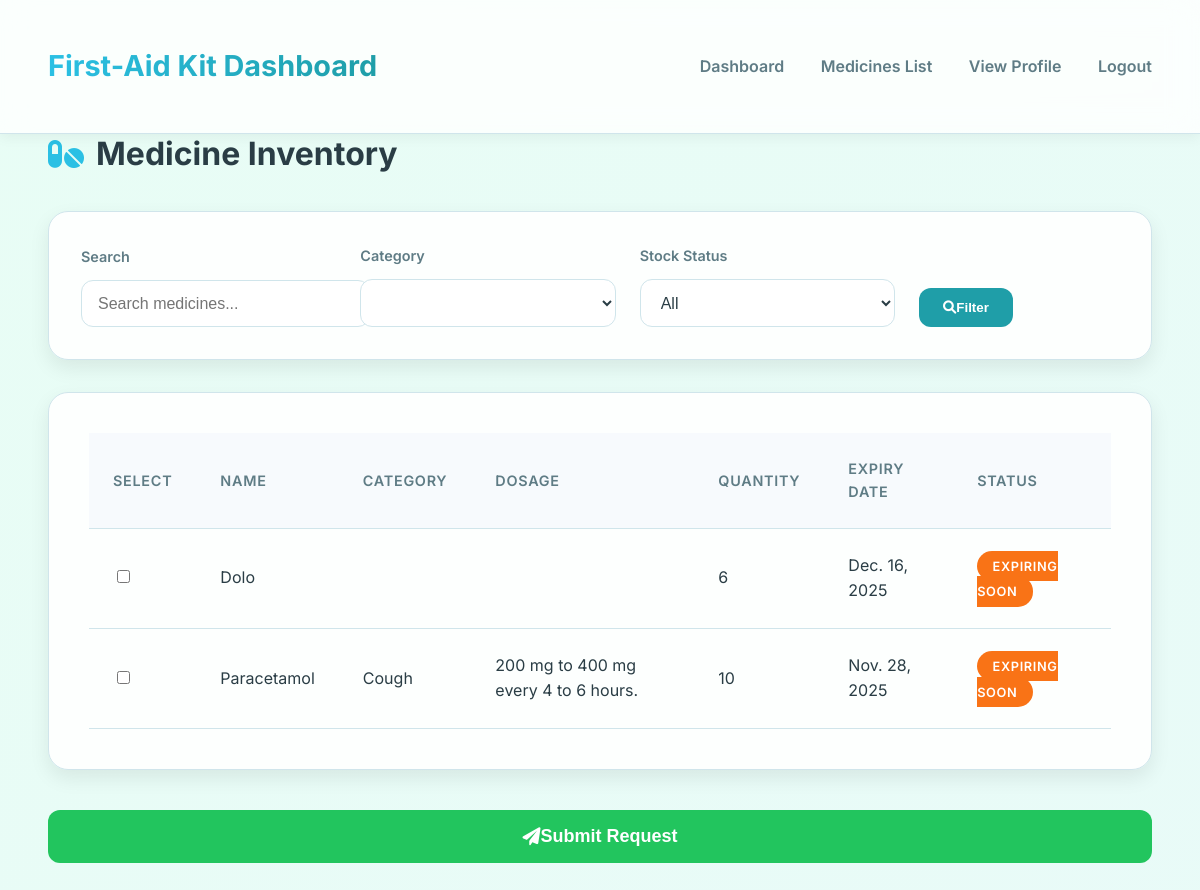
The app's page /dashboard/medicines/ (signed in) with its own data.
### Dashboard/models.py (models this page shows, shortened)
class Medicine(models.Model):
    name = models.CharField(max_length=100)
    barcode = models.CharField(max_length=50, unique=True)
    description = models.TextField(blank=True)
    category = models.CharField(max_length=50, default='General')
    dosage = models.CharField(max_length=50, blank=True)
    quantity = models.IntegerField(default=0)
    expiry_date = models.DateField()
    manufacturer = models.CharField(max_length=100, blank=True)
    created_at = models.DateTimeField(auto_now_add=True)
    @property
    def is_expired(self):
        return self.expiry_date < datetime.date.today()
    @property
    def days_until_expiry(self):
        return (self.expiry_date - datetime.date.today()).days

### Dashboard/views.py (the view)
# urls.py: path('medicines/', views.medicines_list, name='medicines_list'),
@login_required
def medicines_list(request):
    medicines = Medicine.objects.all().order_by('name')
    search_query = request.GET.get('search', '')
    category_filter = request.GET.get('category', '')
    stock_filter = request.GET.get('stock', '')
    if search_query:
        medicines = medicines.filter(
            Q(name__icontains=search_query) |
            Q(barcode__icontains=search_query)
        )
    if category_filter:
        medicines = medicines.filter(category=category_filter)
    if stock_filter == 'low':
        medicines = medicines.filter(quantity__lte=5)
    elif stock_filter == 'expired':
        medicines = medicines.filter(expiry_date__lt=timezone.now().date())
    categories = Medicine.objects.values_list('category', flat=True).distinct()
    paginator = Paginator(medicines, 12)
    page_number = request.GET.get('page')
    page_obj = paginator.get_page(page_number)
    context = {
        'page_obj': page_obj,
        'search_query': search_query,
        'category_filter': category_filter,
        'stock_filter': stock_filter,
        'categories': categories,
    }
    return render(request, 'medicines_list.html', context)

### Dashboard/templates/medicines_list.html (shortened to what this page needs)
<!DOCTYPE html>
{% load static %}
<html lang="en">
<head>
    <link rel="stylesheet" href="https://cdnjs.cloudflare.com/ajax/libs/font-awesome/6.0.0-beta3/css/all.min.css">
</head>
<body>
    <header>
        <h1>First-Aid Kit Dashboard</h1>
        <nav>
            <a href="{% url 'dashboard' %}">Dashboard</a>
            <a href="{% url 'medicines_list' %}">Medicines List</a>
            <a href="{% url 'profile_view' %}">View Profile</a>
            <a href="{% url 'logout' %}">Logout</a>
        </nav>
    </header>
    <main>
        <div class="container">
            <div class="flex-container">
                <h2><i class="fas fa-pills me-2"></i>Medicine Inventory</h2>
            </div>
            <div class="form-section">
                <form method="GET" class="form-row">
                    <div class="form-field">
                        <label class="form-label">Search</label>
                        <input type="text" class="form-control" name="search" value="{{ search_query }}" placeholder="Search medicines...">
                    </div>
                    <div class="form-field">
                        <label class="form-label">Category</label>
                        <select class="form-select" name="category">
                            {% for category in categories %}
                            <option value="{{ category }}" {% if category == category_filter %}selected{% endif %}>
                                {{ category }}</option>
                            {% endfor %}
                        </select>
                    </div>
                    <div class="form-field">
                        <label class="form-label">Stock Status</label>
                        <select class="form-select" name="stock">
                            <option value="">All</option>
                        </select>
                    </div>
                    <div class="form-field" style="flex: 0 0 auto;">
                        <button type="submit" class="btn btn-primary-custom btn-custom">
                            <i class="fas fa-search"></i> Filter
                        </button>
                    </div>
                </form>
            </div>
            <form id="medicineRequestForm" method="post" action="{% url 'request_medicines' %}">
                <div class="card">
                    <table class="medicine-table">
                        <thead>
                            <tr>
                                <th>Select</th>
                                <th>Name</th>
                                <th>Category</th>
                                <th>Dosage</th>
                                <th>Quantity</th>
                                <th>Expiry Date</th>
                                <th>Status</th>
                            </tr>
                        </thead>
                        <tbody>
                            {% for medicine in page_obj %}
                            <tr>
                                <td data-label="Select">
                                    {% if medicine.quantity > 0 and not medicine.is_expired %}
                                    <input type="checkbox" name="medicines" value="{{ medicine.id }}">
                                    {% else %}
                                    <input type="checkbox" disabled>
                                    {% endif %}
                                </td>
                                <td data-label="Name">{{ medicine.name }}</td>
                                <td data-label="Category">{{ medicine.category }}</td>
                                <td data-label="Dosage">{{ medicine.dosage }}</td>
                                <td data-label="Quantity">{{ medicine.quantity }}</td>
                                <td data-label="Expiry Date"
                                    class="{% if medicine.is_expired %}text-danger{% elif medicine.days_until_expiry <= 30 %}text-warning{% endif %}">
                                    {{ medicine.expiry_date }}
                                </td>
                                <td data-label="Status">
                                    {% if medicine.is_expired %}
                                    <span class="badge badge-danger">Expired</span>
                                    {% elif medicine.quantity == 0 %}
                                    <span class="badge badge-out-of-stock">Out of Stock</span>
                                    {% elif medicine.days_until_expiry <= 30 and medicine.days_until_expiry >= 0 %}
                                    <span class="badge badge-warning">Expiring Soon</span>
                                    {% else %}
                                    <span class="badge badge-good">Good</span>
                                    {% endif %}
                                </td>
                            </tr>
                            {% endfor %}
                        </tbody>
                    </table>
                </div>
                <button type="button" id="confirmRequestBtn" class="btn btn-success-custom btn-custom btn-lg btn-submit">
                    <i class="fas fa-paper-plane me-2"></i> Submit Request
                </button>
            </form>
        </div>
    </main>
</body>
</html>

### Dashboard/templates/medicines_list.html (style rules this page uses)
:root { --bg-color: linear-gradient(135deg, #e8fdf5, #eaf4ff); --primary-text: #2a3d45; --secondary-text: #5f7c85; --card-bg: rgba(255, 255, 255, 0.9); --border-color: #d0e5eb; --accent-main: #1f9ea8; --accent-secondary: #2bc0e4; --warning-color: #f97316; --danger-color: #ef4444; --success-color: #22c55e; --shadow-light: 0 4px 12px rgba(0, 0, 0, 0.05); --shadow-medium: 0 8px 20px rgba(0, 0, 0, 0.08); --shadow-strong: 0 15px 40px rgba(0, 0, 0, 0.12); }
body { font-family: 'Inter', sans-serif; background: var(--bg-color); background-size: 400% 400%; animation: gradientShift 18s ease infinite; margin: 0; padding: 0; color: var(--primary-text); line-height: 1.6; min-height: 100vh; }
header { position: fixed; top: 0; left: 0; right: 0; background: rgba(255, 255, 255, 0.8); backdrop-filter: blur(15px); padding: 1.5rem 3rem; display: flex; justify-content: space-between; align-items: center; box-shadow: var(--shadow-light); border-bottom: 1px solid var(--border-color); z-index: 1000; }
header h1 { font-size: 1.8rem; font-weight: 700; background: linear-gradient(90deg, var(--accent-secondary), var(--accent-main)); -webkit-background-clip: text; -webkit-text-fill-color: transparent; }
header nav a { color: var(--secondary-text); text-decoration: none; margin-left: 2rem; font-weight: 600; transition: color 0.3s ease; position: relative; }
header nav a::after { content: ""; position: absolute; left: 0; bottom: -4px; width: 0; height: 3px; background: var(--accent-main); border-radius: 2px; transition: width 0.3s ease-in-out; }
main { padding: 8rem 3rem 3rem 3rem; }
.container { max-width: 1400px; margin: 0 auto; }
.card { background: var(--card-bg); border-radius: 20px; box-shadow: var(--shadow-medium); border: 1px solid var(--border-color); padding: 2.5rem; margin-bottom: 2.5rem; transition: transform 0.3s ease-in-out, box-shadow 0.3s ease-in-out; }
.flex-container { display: flex; justify-content: space-between; align-items: center; margin-bottom: 2rem; flex-wrap: wrap; }
.flex-container h2 { font-size: 2rem; color: var(--primary-text); font-weight: 700; margin: 0; display: flex; align-items: center; }
.flex-container h2 i { color: var(--accent-secondary); margin-right: 0.75rem; }
.form-section { background-color: transparent; border: none; box-shadow: none; padding: 0; margin-bottom: 2rem; }
.form-row { display: flex; align-items: flex-end; gap: 1.5rem; flex-wrap: wrap; background-color: var(--card-bg); padding: 2rem; border-radius: 20px; box-shadow: var(--shadow-medium); border: 1px solid var(--border-color); }
.form-field { flex: 1; min-width: 200px; }
.form-field label { display: block; font-size: 0.9rem; font-weight: 600; color: var(--secondary-text); margin-bottom: 0.75rem; }
.form-control, .form-select { width: 100%; padding: 0.85rem 1rem; border: 1px solid var(--border-color); border-radius: 12px; font-size: 1rem; color: var(--primary-text); background-color: white; transition: border-color 0.3s ease, box-shadow 0.3s ease; }
.btn-custom { padding: 12px 24px; border: none; border-radius: 12px; font-weight: 600; text-decoration: none; transition: background-color 0.3s ease, transform 0.2s ease, box-shadow 0.3s ease; display: inline-flex; align-items: center; justify-content: center; }
.btn-primary-custom { background-color: var(--accent-main); color: white; }
.btn-success-custom { background-color: var(--success-color); color: white; }
.btn-lg { padding: 1rem 2rem; font-size: 1.125rem; }
.btn-submit { width: 100%; text-align: center; }
.medicine-table { width: 100%; border-collapse: collapse; }
.medicine-table th, .medicine-table td { text-align: left; padding: 1.5rem; border-bottom: 1px solid var(--border-color); }
.medicine-table th { background-color: #f7fafd; font-weight: 600; color: var(--secondary-text); font-size: 0.9rem; text-transform: uppercase; letter-spacing: 0.05em; }
.badge { padding: 0.6em 1.2em; font-size: 0.8rem; font-weight: 600; border-radius: 50px; color: white; text-transform: uppercase; letter-spacing: 0.05em; }
.badge-warning { background-color: var(--warning-color); }

### records on screen
Medicine: name "Dolo", quantity "6", expiry_date "Dec. 16, 2025", shows "EXPIRING SOON"
Medicine: name "Paracetamol", category "Cough", dosage "200 mg to 400 mg every 4 to 6 hours.", quantity "10", expiry_date "Nov. 28, 2025", shows "EXPIRING SOON"
